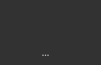
<?xml version="1.0" encoding="UTF-8"?>
<ui version="4.0">
 <class>FormCTMVdoHeatmap</class>
 <widget class="QWidget" name="FormCTMVdoHeatmap">
  <property name="geometry">
   <rect>
    <x>0</x>
    <y>0</y>
    <width>101</width>
    <height>65</height>
   </rect>
  </property>
  <property name="windowTitle">
   <string>Form</string>
  </property>
  <property name="styleSheet">
   <string notr="true">QToolTip
{
     border: 1px solid black;
     background-color: #ffa02f;
     padding: 1px;
     border-radius: 3px;
     opacity: 100;
}

QWidget
{
    color: #b1b1b1;
    background-color: #323232;
}

QWidget:item:hover
{
    background-color: QLinearGradient( x1: 0, y1: 0, x2: 0, y2: 1, stop: 0 #ffa02f, stop: 1 #ca0619);
    color: #000000;
}

QWidget:item:selected
{
    background-color: QLinearGradient( x1: 0, y1: 0, x2: 0, y2: 1, stop: 0 #ffa02f, stop: 1 #d7801a);
}

QMenuBar::item
{
    background: transparent;
}

QMenuBar::item:selected
{
    background: transparent;
    border: 1px solid #ffaa00;
}

QMenuBar::item:pressed
{
    background: #444;
    border: 1px solid #000;
    background-color: QLinearGradient(
        x1:0, y1:0,
        x2:0, y2:1,
        stop:1 #212121,
        stop:0.4 #343434/*,
        stop:0.2 #343434,
        stop:0.1 #ffaa00*/
    );
    margin-bottom:-1px;
    padding-bottom:1px;
}

QMenu
{
    border: 1px solid #000;
}

QMenu::item
{
    padding: 2px 20px 2px 20px;
}

QMenu::item:selected
{
    color: #000000;
}

QWidget:disabled
{
    color: #404040;
    background-color: #323232;
}

QAbstractItemView
{
    background-color: QLinearGradient( x1: 0, y1: 0, x2: 0, y2: 1, stop: 0 #4d4d4d, stop: 0.1 #646464, stop: 1 #5d5d5d);
}

QWidget:focus
{
    /*border: 2px solid QLinearGradient( x1: 0, y1: 0, x2: 0, y2: 1, stop: 0 #ffa02f, stop: 1 #d7801a);*/
}

QLineEdit
{
    background-color: QLinearGradient( x1: 0, y1: 0, x2: 0, y2: 1, stop: 0 #4d4d4d, stop: 0 #646464, stop: 1 #5d5d5d);
    padding: 1px;
    border-style: solid;
    border: 1px solid #1e1e1e;
    border-radius: 5;
}

QPushButton
{
    color: #b1b1b1;
    background-color: QLinearGradient( x1: 0, y1: 0, x2: 0, y2: 1, stop: 0 #565656, stop: 0.1 #525252, stop: 0.5 #4e4e4e, stop: 0.9 #4a4a4a, stop: 1 #464646);
    border-width: 1px;
    border-color: #1e1e1e;
    border-style: solid;
    border-radius: 6;
    padding: 3px;
    font-size: 12px;
    padding-left: 5px;
    padding-right: 5px;
}

QPushButton:pressed
{
    background-color: QLinearGradient( x1: 0, y1: 0, x2: 0, y2: 1, stop: 0 #2d2d2d, stop: 0.1 #2b2b2b, stop: 0.5 #292929, stop: 0.9 #282828, stop: 1 #252525);
}

QComboBox
{
    selection-background-color: #ffaa00;
    background-color: QLinearGradient( x1: 0, y1: 0, x2: 0, y2: 1, stop: 0 #565656, stop: 0.1 #525252, stop: 0.5 #4e4e4e, stop: 0.9 #4a4a4a, stop: 1 #464646);
    border-style: solid;
    border: 1px solid #1e1e1e;
    border-radius: 5;
}

QComboBox:hover,QPushButton:hover
{
    border: 2px solid QLinearGradient( x1: 0, y1: 0, x2: 0, y2: 1, stop: 0 #ffa02f, stop: 1 #d7801a);
}


QComboBox:on
{
    padding-top: 3px;
    padding-left: 4px;
    background-color: QLinearGradient( x1: 0, y1: 0, x2: 0, y2: 1, stop: 0 #2d2d2d, stop: 0.1 #2b2b2b, stop: 0.5 #292929, stop: 0.9 #282828, stop: 1 #252525);
    selection-background-color: #ffaa00;
}

QComboBox QAbstractItemView
{
    border: 2px solid darkgray;
    selection-background-color: QLinearGradient( x1: 0, y1: 0, x2: 0, y2: 1, stop: 0 #ffa02f, stop: 1 #d7801a);
}

QComboBox::drop-down
{
     subcontrol-origin: padding;
     subcontrol-position: top right;
     width: 15px;

     border-left-width: 0px;
     border-left-color: darkgray;
     border-left-style: solid; /* just a single line */
     border-top-right-radius: 3px; /* same radius as the QComboBox */
     border-bottom-right-radius: 3px;
 }

QComboBox::down-arrow
{
     image: url(:/cira_index_heatmap/images/down_arrow.png);
}

QGroupBox:focus
{
border: 2px solid QLinearGradient( x1: 0, y1: 0, x2: 0, y2: 1, stop: 0 #ffa02f, stop: 1 #d7801a);
}

QTextEdit:focus
{
    border: 2px solid QLinearGradient( x1: 0, y1: 0, x2: 0, y2: 1, stop: 0 #ffa02f, stop: 1 #d7801a);
}

QScrollBar:horizontal {
     border: 1px solid #222222;
     background: QLinearGradient( x1: 0, y1: 0, x2: 0, y2: 1, stop: 0.0 #121212, stop: 0.2 #282828, stop: 1 #484848);
     height: 7px;
     margin: 0px 16px 0 16px;
}

QScrollBar::handle:horizontal
{
      background: QLinearGradient( x1: 0, y1: 0, x2: 1, y2: 0, stop: 0 #ffa02f, stop: 0.5 #d7801a, stop: 1 #ffa02f);
      min-height: 20px;
      border-radius: 2px;
}

QScrollBar::add-line:horizontal {
      border: 1px solid #1b1b19;
      border-radius: 2px;
      background: QLinearGradient( x1: 0, y1: 0, x2: 1, y2: 0, stop: 0 #ffa02f, stop: 1 #d7801a);
      width: 14px;
      subcontrol-position: right;
      subcontrol-origin: margin;
}

QScrollBar::sub-line:horizontal {
      border: 1px solid #1b1b19;
      border-radius: 2px;
      background: QLinearGradient( x1: 0, y1: 0, x2: 1, y2: 0, stop: 0 #ffa02f, stop: 1 #d7801a);
      width: 14px;
     subcontrol-position: left;
     subcontrol-origin: margin;
}

QScrollBar::right-arrow:horizontal, QScrollBar::left-arrow:horizontal
{
      border: 1px solid black;
      width: 1px;
      height: 1px;
      background: white;
}

QScrollBar::add-page:horizontal, QScrollBar::sub-page:horizontal
{
      background: none;
}

QScrollBar:vertical
{
      background: QLinearGradient( x1: 0, y1: 0, x2: 1, y2: 0, stop: 0.0 #121212, stop: 0.2 #282828, stop: 1 #484848);
      width: 7px;
      margin: 16px 0 16px 0;
      border: 1px solid #222222;
}

QScrollBar::handle:vertical
{
      background: QLinearGradient( x1: 0, y1: 0, x2: 0, y2: 1, stop: 0 #ffa02f, stop: 0.5 #d7801a, stop: 1 #ffa02f);
      min-height: 20px;
      border-radius: 2px;
}

QScrollBar::add-line:vertical
{
      border: 1px solid #1b1b19;
      border-radius: 2px;
      background: QLinearGradient( x1: 0, y1: 0, x2: 0, y2: 1, stop: 0 #ffa02f, stop: 1 #d7801a);
      height: 14px;
      subcontrol-position: bottom;
      subcontrol-origin: margin;
}

QScrollBar::sub-line:vertical
{
      border: 1px solid #1b1b19;
      border-radius: 2px;
      background: QLinearGradient( x1: 0, y1: 0, x2: 0, y2: 1, stop: 0 #d7801a, stop: 1 #ffa02f);
      height: 14px;
      subcontrol-position: top;
      subcontrol-origin: margin;
}

QScrollBar::up-arrow:vertical, QScrollBar::down-arrow:vertical
{
      border: 1px solid black;
      width: 1px;
      height: 1px;
      background: white;
}


QScrollBar::add-page:vertical, QScrollBar::sub-page:vertical
{
      background: none;
}

QTextEdit
{
    background-color: #242424;
}

QPlainTextEdit
{
    background-color: #242424;
}

QHeaderView::section
{
    background-color: QLinearGradient(x1:0, y1:0, x2:0, y2:1, stop:0 #616161, stop: 0.5 #505050, stop: 0.6 #434343, stop:1 #656565);
    color: white;
    padding-left: 4px;
    border: 1px solid #6c6c6c;
}

QCheckBox:disabled
{
color: #414141;
}

QDockWidget::title
{
    text-align: center;
    spacing: 3px; /* spacing between items in the tool bar */
    background-color: QLinearGradient(x1:0, y1:0, x2:0, y2:1, stop:0 #323232, stop: 0.5 #242424, stop:1 #323232);
}

QDockWidget::close-button, QDockWidget::float-button
{
    text-align: center;
    spacing: 1px; /* spacing between items in the tool bar */
    background-color: QLinearGradient(x1:0, y1:0, x2:0, y2:1, stop:0 #323232, stop: 0.5 #242424, stop:1 #323232);
}

QDockWidget::close-button:hover, QDockWidget::float-button:hover
{
    background: #242424;
}

QDockWidget::close-button:pressed, QDockWidget::float-button:pressed
{
    padding: 1px -1px -1px 1px;
}

QMainWindow::separator
{
    background-color: QLinearGradient(x1:0, y1:0, x2:0, y2:1, stop:0 #161616, stop: 0.5 #151515, stop: 0.6 #212121, stop:1 #343434);
    color: white;
    padding-left: 4px;
    border: 1px solid #4c4c4c;
    spacing: 3px; /* spacing between items in the tool bar */
}

QMainWindow::separator:hover
{

    background-color: QLinearGradient(x1:0, y1:0, x2:0, y2:1, stop:0 #d7801a, stop:0.5 #b56c17 stop:1 #ffa02f);
    color: white;
    padding-left: 4px;
    border: 1px solid #6c6c6c;
    spacing: 3px; /* spacing between items in the tool bar */
}

QToolBar::handle
{
     spacing: 3px; /* spacing between items in the tool bar */
     background: url(:/cira_index_heatmap/images/handle.png);
}

QMenu::separator
{
    height: 2px;
    background-color: QLinearGradient(x1:0, y1:0, x2:0, y2:1, stop:0 #161616, stop: 0.5 #151515, stop: 0.6 #212121, stop:1 #343434);
    color: white;
    padding-left: 4px;
    margin-left: 10px;
    margin-right: 5px;
}

QProgressBar
{
    border: 2px solid grey;
    border-radius: 5px;
    text-align: center;
}

QProgressBar::chunk
{
    background-color: #d7801a;
    width: 2.15px;
    margin: 0.5px;
}

QTabBar::tab {
    color: #b1b1b1;
    border: 1px solid #444;
    border-bottom-style: none;
    background-color: #323232;
    padding-left: 10px;
    padding-right: 10px;
    padding-top: 3px;
    padding-bottom: 2px;
    margin-right: -1px;
}

QTabWidget::pane {
    border: 1px solid #444;
    top: 1px;
}

QTabBar::tab:last
{
    margin-right: 0; /* the last selected tab has nothing to overlap with on the right */
    border-top-right-radius: 3px;
}

QTabBar::tab:first:!selected
{
 margin-left: 0px; /* the last selected tab has nothing to overlap with on the right */


    border-top-left-radius: 3px;
}

QTabBar::tab:!selected
{
    color: #b1b1b1;
    border-bottom-style: solid;
    margin-top: 3px;
    background-color: QLinearGradient(x1:0, y1:0, x2:0, y2:1, stop:1 #212121, stop:.4 #343434);
}

QTabBar::tab:selected
{
    border-top-left-radius: 3px;
    border-top-right-radius: 3px;
    margin-bottom: 0px;
}

QTabBar::tab:!selected:hover
{
    /*border-top: 2px solid #ffaa00;
    padding-bottom: 3px;*/
    border-top-left-radius: 3px;
    border-top-right-radius: 3px;
    background-color: QLinearGradient(x1:0, y1:0, x2:0, y2:1, stop:1 #212121, stop:0.4 #343434, stop:0.2 #343434, stop:0.1 #ffaa00);
}

QRadioButton::indicator:checked, QRadioButton::indicator:unchecked{
    color: #b1b1b1;
    background-color: #323232;
    border: 1px solid #b1b1b1;
    border-radius: 6px;
}

QRadioButton::indicator:checked
{
    background-color: qradialgradient(
        cx: 0.5, cy: 0.5,
        fx: 0.5, fy: 0.5,
        radius: 1.0,
        stop: 0.25 #ffaa00,
        stop: 0.3 #323232
    );
}

QCheckBox::indicator{
    color: #b1b1b1;
    background-color: #323232;
    border: 1px solid #b1b1b1;
    width: 9px;
    height: 9px;
}

QRadioButton::indicator
{
    border-radius: 6px;
}

QCheckBox::indicator:checked
{
    image:url(:/cira_index_heatmap/images/checkbox.png);
}

QRadioButton::indicator:hover, QCheckBox::indicator:hover
{
    border: 1px solid #ffaa00;
}

QCheckBox::indicator:disabled, QRadioButton::indicator:disabled
{
    border: 1px solid #444;
}</string>
  </property>
  <widget class="QLabel" name="label_nodeStatus">
   <property name="geometry">
    <rect>
     <x>77</x>
     <y>1</y>
     <width>21</width>
     <height>16</height>
    </rect>
   </property>
   <property name="text">
    <string/>
   </property>
   <property name="pixmap">
    <pixmap resource="../../../resources/cira_index_heatmap_icon.qrc">:/cira_index_heatmap/icon/red_led.png</pixmap>
   </property>
   <property name="scaledContents">
    <bool>true</bool>
   </property>
  </widget>
  <widget class="QPushButton" name="pushButton_nodeEnable">
   <property name="geometry">
    <rect>
     <x>1</x>
     <y>-5</y>
     <width>25</width>
     <height>25</height>
    </rect>
   </property>
   <property name="focusPolicy">
    <enum>Qt::NoFocus</enum>
   </property>
   <property name="styleSheet">
    <string notr="true">#pushButton_nodeEnable {
background-color: transparent;
border-image: url(:/cira_index_heatmap/icon/node_disable.png);
background: none;
border: none;
background-repeat: none;
}</string>
   </property>
   <property name="text">
    <string/>
   </property>
  </widget>
  <widget class="QPushButton" name="pushButton_prop">
   <property name="geometry">
    <rect>
     <x>80</x>
     <y>18</y>
     <width>21</width>
     <height>21</height>
    </rect>
   </property>
   <property name="font">
    <font>
     <pointsize>-1</pointsize>
    </font>
   </property>
   <property name="focusPolicy">
    <enum>Qt::NoFocus</enum>
   </property>
   <property name="styleSheet">
    <string notr="true">#pushButton_prop{
background-color: transparent;
border-image: url(:/cira_index_heatmap/icon/node_setting.png);
background: none;
border: none;
background-repeat: none;
}
</string>
   </property>
   <property name="text">
    <string/>
   </property>
  </widget>
  <widget class="QLabel" name="label">
   <property name="geometry">
    <rect>
     <x>18</x>
     <y>16</y>
     <width>35</width>
     <height>29</height>
    </rect>
   </property>
   <property name="text">
    <string/>
   </property>
   <property name="pixmap">
    <pixmap>:/cira_index_heatmap/model/cnn_detect.png</pixmap>
   </property>
   <property name="scaledContents">
    <bool>true</bool>
   </property>
  </widget>
  <widget class="QLabel" name="label_config_name">
   <property name="geometry">
    <rect>
     <x>-10</x>
     <y>42</y>
     <width>111</width>
     <height>20</height>
    </rect>
   </property>
   <property name="font">
    <font>
     <pointsize>7</pointsize>
     <weight>75</weight>
     <bold>true</bold>
    </font>
   </property>
   <property name="text">
    <string>...</string>
   </property>
   <property name="alignment">
    <set>Qt::AlignCenter</set>
   </property>
  </widget>
  <zorder>label_nodeStatus</zorder>
  <zorder>pushButton_nodeEnable</zorder>
  <zorder>pushButton_prop</zorder>
  <zorder>label_config_name</zorder>
  <zorder>label</zorder>
 </widget>
 <resources>
  <include location="../../../resources/cira_index_heatmap_icon.qrc"/>
 </resources>
 <connections/>
</ui>
